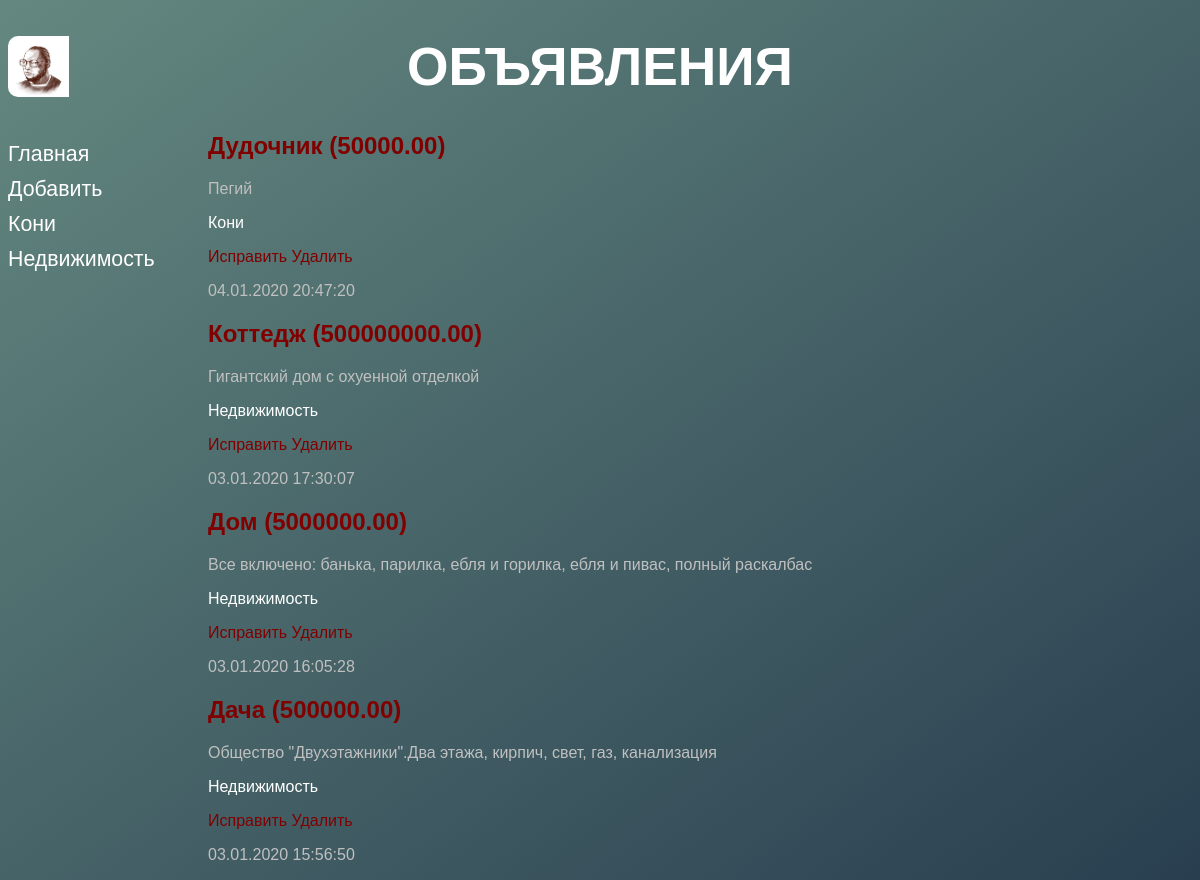
The app's page /bboard/, older data.
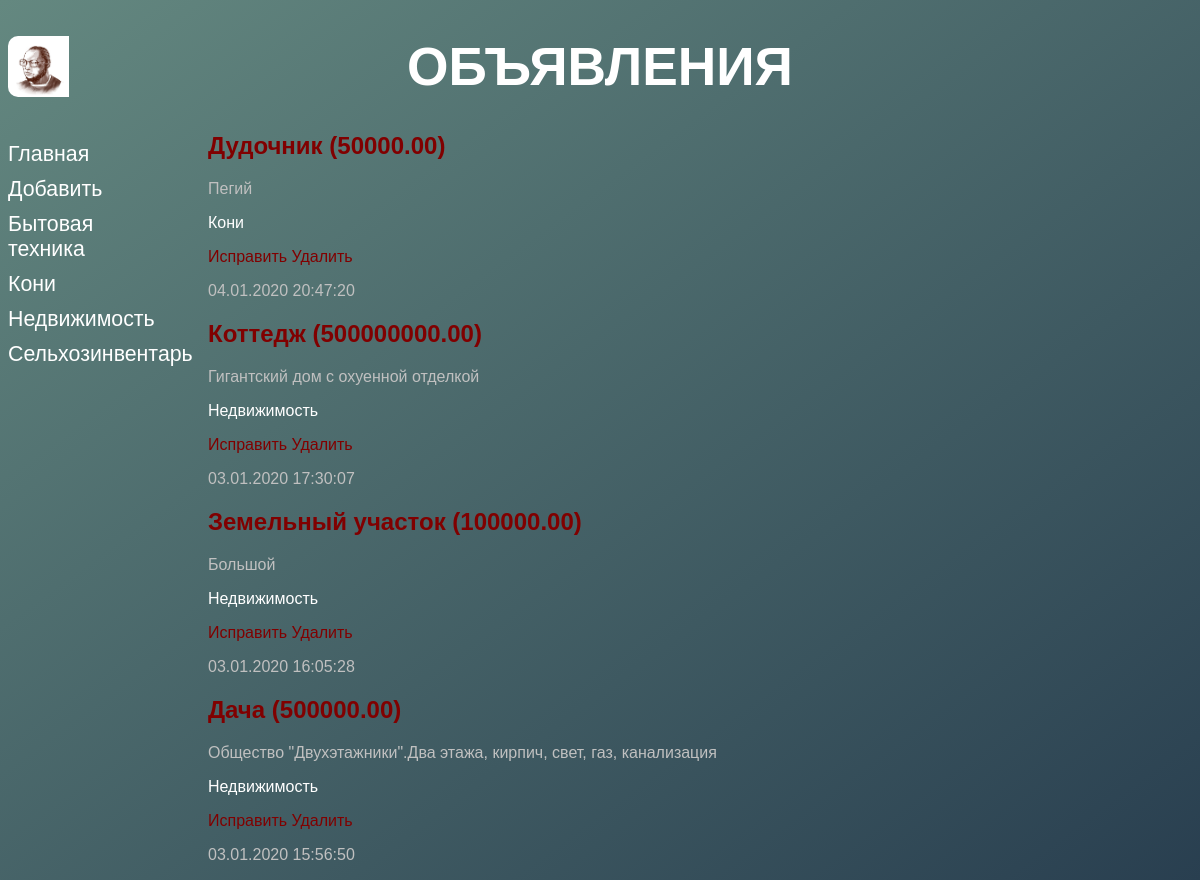
The same page, newer data.
### bboard/models.py (models this page shows, shortened)
class Rubric(models.Model):
	name = models.CharField(max_length = 20, db_index = True, verbose_name = 'Название')
	class Meta:
		verbose_name_plural = 'Рубрики'
		verbose_name = 'Рубрика'
		ordering = ['name']

class Bb(models.Model):
	title = models.CharField(max_length = 50, verbose_name = 'Товар',
		validators = [validators.RegexValidator(regex = '^.{4,}$')],
		error_messages = {'invalid': 'Неправильное название товара'})
	content = models.TextField(null = True, blank = True, verbose_name = 'Описание')
	price = models. FloatField(null = True, blank = True, verbose_name = 'Цена')
	published = models.DateTimeField(auto_now_add = True, db_index = True, verbose_name = 'Опубликованно')
	rubric = models.ForeignKey('Rubric', null = True, on_delete = models.PROTECT, verbose_name = 'Рубрика')
	def title_and_prices(self):
		if self.price:
			return '%s (%.2f)' % (self.title, self.price)
		else:
			return self.title
	title_and_prices.short_description = 'Название и цена'
	class Meta:
		verbose_name_plural = 'Объявления'
		verbose_name = 'Объявление'
		ordering = ['-published']

### bboard/views.py (the view)
# urls.py: path('', index, name = 'index'),
def index(request):
	bbs = Bb.objects.all()
	rubrics = Rubric.objects.all()
	context = {'bbs': bbs, 'rubrics': rubrics}
	return render(request, 'bboard/index.html', context)

### bboard/templates/bboard/index.html
{% extends "layout/basic.html" %}
{% block content %}
{% for bb in bbs %}
<div class="b">
	<h2><a href="{% url 'detail' pk=bb.pk %}" >{{ bb.title_and_prices }}</a></h2>
	<p>{{ bb.content }}</p>
	<p><a href="{% url 'by_rubric' bb.rubric.pk %}" class="ark">{{bb.rubric.name}}</a></p>
	<p><a href="{% url 'update' pk=bb.pk %}">Исправить   </a><a href="{% url 'delete' pk=bb.pk %}">Удалить</a></p>
	<p>{{bb.published|date:"d.m.Y H:i:s"}}</p>
</div>
{% endfor %}
{% endblock %}

### bboard/templates/layout/basic.html (shortened to what this page needs)
{% load static %}
<!DOCTYPE html>
<html>
<head>
	<link rel="stylesheet" type="text/css" href="{% static 'bboard/style.css' %}">
</head>
<body>
	<header>
		<h1>Объявления</h1>
	</header>
	<nav>
		<a href="{% url 'index' %}">Главная</a>
		<a href="{% url 'add' %}">Добавить</a>
		{% for rubric in rubrics %}
		<a href="{% url 'by_rubric' rubric.pk %}" class="ark">{{rubric.name}}</a>
		{% endfor %}
	</nav>
	<section>
		{% block content %}
		{% endblock %}
	</section>
</body>
</html>

Row changes from the older to the newer data that the page shows:
added Rubric: name "Бытовая техника"
added Rubric: name "Сельхозинвентарь"
changed Bb: title_and_prices "Дом (5000000.00)" → "Земельный участок (100000.00)"; content "Все включено: банька, парилка, ебля и горилка, ебля и пивас, полный раскалбас" → "Большой"
